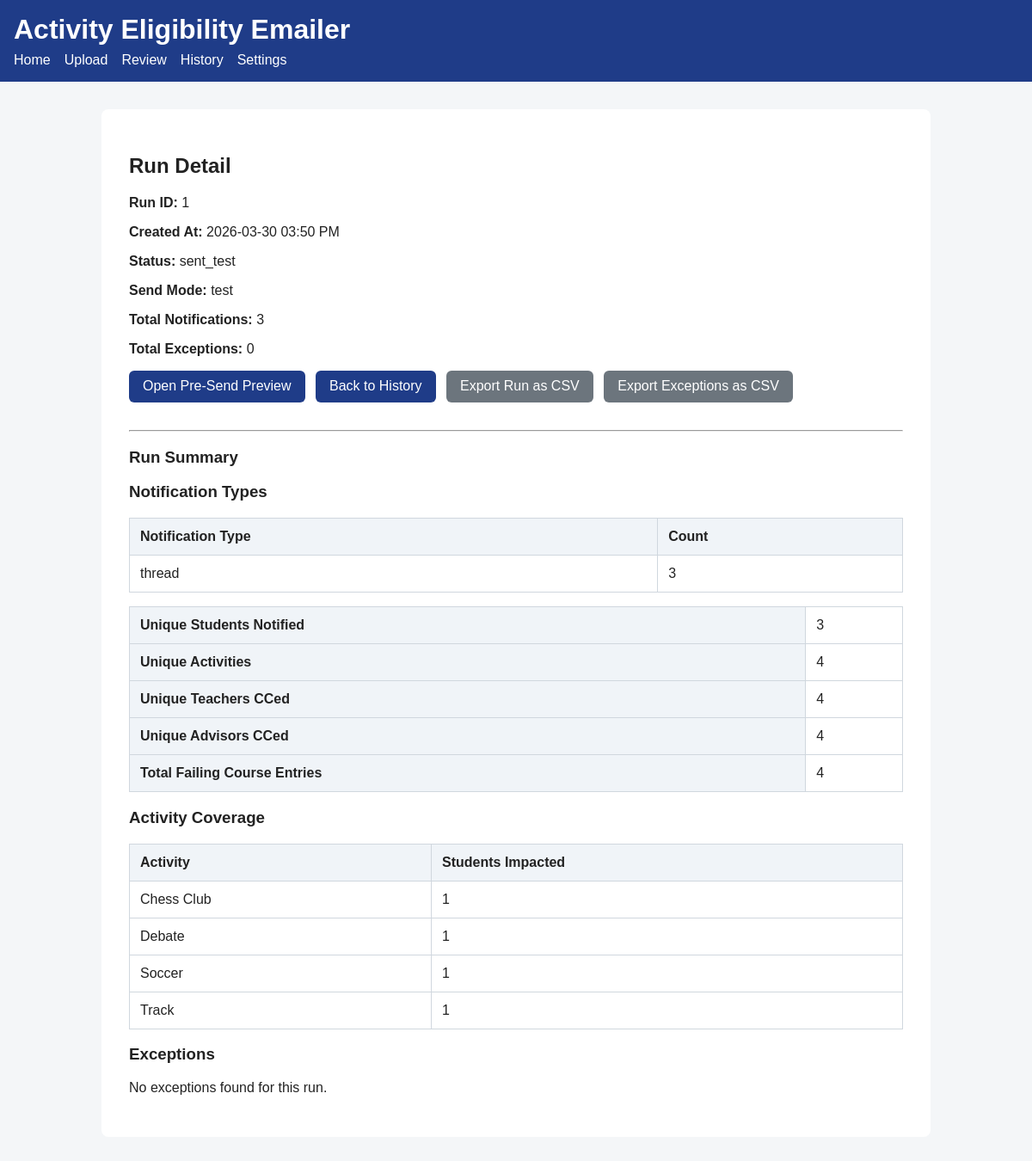
Page /history/1 on the committed database.
### models.py (models this page shows)
class Run(db.Model):
    id = db.Column(db.Integer, primary_key=True)
    created_at = db.Column(db.DateTime, default=datetime.utcnow, nullable=False)
    status = db.Column(db.String(50), default="finalized", nullable=False)
    send_mode = db.Column(db.String(20), default="none", nullable=False)
    total_students_in_activities = db.Column(db.Integer, default=0)
    total_students_failing = db.Column(db.Integer, default=0)
    total_notifications = db.Column(db.Integer, default=0)
    notes = db.Column(db.Text)
    notifications = db.relationship("Notification", backref="run", lazy=True, cascade="all, delete-orphan")
    exceptions = db.relationship("ExceptionLog", backref="run", lazy=True, cascade="all, delete-orphan")

class Notification(db.Model):
    id = db.Column(db.Integer, primary_key=True)
    run_id = db.Column(db.Integer, db.ForeignKey("run.id"), nullable=False)
    notification_type = db.Column(db.String(50), nullable=False)
    recipient_type = db.Column(db.String(50), nullable=False)
    to_email = db.Column(db.String(255), nullable=False)
    cc_emails = db.Column(db.Text)
    recipient_name = db.Column(db.String(255), nullable=False)
    recipient_identifier = db.Column(db.String(255))
    student_id = db.Column(db.String(50))
    student_name = db.Column(db.String(255))
    activity_names_json = db.Column(db.Text)
    failing_courses_json = db.Column(db.Text)
    related_students_json = db.Column(db.Text)
    subject = db.Column(db.String(255), nullable=False)
    body = db.Column(db.Text, nullable=False)
    send_status = db.Column(db.String(50), default="pending", nullable=False)
    send_mode = db.Column(db.String(20), default="none", nullable=False)
    error_message = db.Column(db.Text)
    sent_at = db.Column(db.DateTime)

### routes.py (the view, shortened to what this page needs)
@main.route("/history/<int:run_id>")
def run_detail(run_id):
    run = Run.query.get_or_404(run_id)
    notifications = []
    for item in run.notifications:
        notifications.append({
            "notification_type": item.notification_type,
            "recipient_type": item.recipient_type,
            "to_email": item.to_email,
            "cc_emails": json.loads(item.cc_emails or "[]"),
            "recipient_name": item.recipient_name,
            "recipient_identifier": item.recipient_identifier,
            "student_id": item.student_id,
            "student_name": item.student_name,
            "activity_names": json.loads(item.activity_names_json or "[]"),
            "failing_courses": json.loads(item.failing_courses_json or "[]"),
            "related_students": json.loads(item.related_students_json or "[]"),
            "send_status": item.send_status,
            "send_mode": item.send_mode,
        })
    unique_students = set()
    unique_activities = set()
    unique_teacher_emails = set()
    unique_advisor_emails = set()
    total_failing_courses = 0
    activity_student_counts = {}
    notification_type_counts = {}
    for notification in notifications:
        notification_type = notification["notification_type"]
        notification_type_counts[notification_type] = notification_type_counts.get(notification_type, 0) + 1
        if notification["student_id"]:
            unique_students.add(notification["student_id"])
        total_failing_courses += len(notification["failing_courses"])
        for activity in notification["activity_names"]:
            unique_activities.add(activity)
            activity_student_counts[activity] = activity_student_counts.get(activity, 0) + 1
        for course in notification["failing_courses"]:
            teacher_email = course.get("teacher_email")
            if teacher_email:
                unique_teacher_emails.add(teacher_email)
        for cc_email in notification["cc_emails"]:
            if cc_email and cc_email not in unique_teacher_emails:
                unique_advisor_emails.add(cc_email)
    summary = {
        "unique_students": len(unique_students),
        "unique_activities": len(unique_activities),
        "unique_teacher_emails": len(unique_teacher_emails),
        "unique_advisor_emails": len(unique_advisor_emails),
        "total_failing_courses": total_failing_courses,
        "activity_student_counts": dict(sorted(activity_student_counts.items())),
        "notification_type_counts": dict(sorted(notification_type_counts.items())),
    }
    exceptions = []
    return render_template(
        "run_detail.html",
        run=run,
        summary=summary,
        exceptions=exceptions,
    )

### app.py (called while the page is built)
def format_datetime_local(value):
    if not value:
        return ""
    utc_value = value.replace(tzinfo=timezone.utc)
    local_value = utc_value.astimezone(ZoneInfo("America/New_York"))
    return local_value.strftime("%Y-%m-%d %I:%M %p")

### templates/run_detail.html (shortened to what this page needs)
{% extends "base.html" %}
{% block content %}
    <h2>Run Detail</h2>
    <p><strong>Run ID:</strong> {{ run.id }}</p>
    <p><strong>Created At:</strong> {{ run.created_at|datetime_local }}</p>
    <p><strong>Status:</strong> {{ run.status }}</p>
    <p><strong>Send Mode:</strong> {{ run.send_mode }}</p>
    <p><strong>Total Notifications:</strong> {{ run.total_notifications }}</p>
    <p><strong>Total Exceptions:</strong> {{ exceptions|length }}</p>
    <p>
        <a class="action-link" href="{{ url_for('main.run_preview', run_id=run.id) }}">Open Pre-Send Preview</a>
        <a class="action-link" href="{{ url_for('main.history') }}">Back to History</a>
        <a class="action-link neutral-button" href="{{ url_for('main.export_run_csv', run_id=run.id) }}">Export Run as CSV</a>
        <a class="action-link neutral-button" href="{{ url_for('main.export_run_exceptions_csv', run_id=run.id) }}">Export Exceptions as CSV</a>
    </p>
    <hr>
    <h3>Run Summary</h3>
    <h3>Notification Types</h3>
    {% if summary.notification_type_counts %}
        <table>
            <thead>
                <tr>
                    <th>Notification Type</th>
                    <th>Count</th>
                </tr>
            </thead>
            <tbody>
                {% for notification_type, count in summary.notification_type_counts.items() %}
                    <tr>
                        <td>{{ notification_type }}</td>
                        <td>{{ count }}</td>
                    </tr>
                {% endfor %}
            </tbody>
        </table>
    {% else %}
        <p>No notification types found for this run.</p>
    {% endif %}
    <table>
        <tbody>
            <tr>
                <th>Unique Students Notified</th>
                <td>{{ summary.unique_students }}</td>
            </tr>
            <tr>
                <th>Unique Activities</th>
                <td>{{ summary.unique_activities }}</td>
            </tr>
            <tr>
                <th>Unique Teachers CCed</th>
                <td>{{ summary.unique_teacher_emails }}</td>
            </tr>
            <tr>
                <th>Unique Advisors CCed</th>
                <td>{{ summary.unique_advisor_emails }}</td>
            </tr>
            <tr>
                <th>Total Failing Course Entries</th>
                <td>{{ summary.total_failing_courses }}</td>
            </tr>
        </tbody>
    </table>
    <h3>Activity Coverage</h3>
    {% if summary.activity_student_counts %}
        <table>
            <thead>
                <tr>
                    <th>Activity</th>
                    <th>Students Impacted</th>
                </tr>
            </thead>
            <tbody>
                {% for activity, count in summary.activity_student_counts.items() %}
                    <tr>
                        <td>{{ activity }}</td>
                        <td>{{ count }}</td>
                    </tr>
                {% endfor %}
            </tbody>
        </table>
    {% else %}
        <p>No activities found for this run.</p>
    {% endif %}
    <h3>Exceptions</h3>
    {% if exceptions %}
        <table>
            <thead>
                <tr>
                    <th>Issue Type</th>
                    <th>Record Type</th>
                    <th>Record Key</th>
                    <th>Details</th>
                </tr>
            </thead>
            <tbody>
                {% for item in exceptions %}
                    <tr>
                        <td>{{ item.issue_type }}</td>
                        <td>{{ item.record_type }}</td>
                        <td>{{ item.record_key or "None" }}</td>
                        <td>{{ item.details }}</td>
                    </tr>
                {% endfor %}
            </tbody>
        </table>
    {% else %}
        <p>No exceptions found for this run.</p>
    {% endif %}
{% endblock %}

### static/style.css (style rules this page uses)
body { font-family: Arial, sans-serif; margin: 0; background: #f4f6f8; color: #222; }
table { width: 100%; border-collapse: collapse; margin-top: 1rem; }
th, td { border: 1px solid #d0d7de; padding: 0.75rem; text-align: left; vertical-align: top; }
th { background: #f0f4f8; }
.action-link { display: inline-block; padding: 0.6rem 1rem; background: #1f3c88; color: white; text-decoration: none; border-radius: 6px; margin-bottom: 1rem; }
.action-link { display: inline-block; padding: 0.6rem 1rem; background: #1f3c88; color: white; text-decoration: none; border-radius: 6px; margin-right: 0.5rem; margin-bottom: 1rem; }
input[type="submit"].neutral-button, button.neutral-button, .neutral-button { background: #6c757d; }

### rows in the picture
Run: id "1", created_at "2026-03-30 03:50 PM", status "sent_test", send_mode "test", total_notifications "3"
Notification: notification_type "thread", count "3"

### other values in the picture
{{ exceptions|length }} "0"
{{ summary.unique_students }} "3"
{{ summary.unique_activities }} "4"
{{ summary.unique_teacher_emails }} "4"
{{ summary.unique_advisor_emails }} "4"
{{ summary.total_failing_courses }} "4"
{{ activity }} "Chess Club" "Debate" "Soccer" "Track"
{{ count }} "1" "1" "1" "1"
